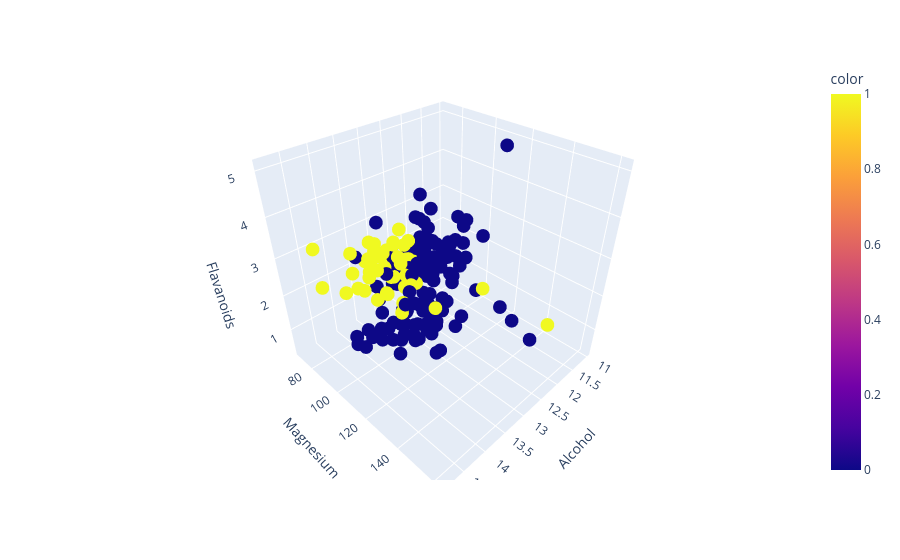

Notebook cell for this chart:
### Code cell
px.scatter_3d(df, x='Alcohol', y='Magnesium', z='Flavanoids', color=ag_pred)

### Figure 1 — Plotly figure (JSON) as saved in the notebook; plotly's stock layout.template omitted (floating-point values rounded to 4 significant figures; data arrays with more than 128 entries replaced by an {"elided": "..."} marker saying what was removed)
{"data": [{"hovertemplate": "Alcohol=%{x}<br>Magnesium=%{y}<br>Flavanoids=%{z}<br>color=%{marker.color}<extra></extra>", "legendgroup": "", "marker": {"color": {"elided": "178 int values"}, "coloraxis": "coloraxis", "symbol": "circle"}, "mode": "markers", "name": "", "scene": "scene", "showlegend": false, "type": "scatter3d", "x": {"elided": "178 float values"}, "y": {"elided": "178 int values"}, "z": {"elided": "178 float values"}}], "layout": {"coloraxis": {"colorbar": {"title": {"text": "color"}}, "colorscale": [[0, "#0d0887"], [0.1111, "#46039f"], [0.2222, "#7201a8"], [0.3333, "#9c179e"], [0.4444, "#bd3786"], [0.5556, "#d8576b"], [0.6667, "#ed7953"], [0.7778, "#fb9f3a"], [0.8889, "#fdca26"], [1, "#f0f921"]]}, "legend": {"tracegroupgap": 0}, "margin": {"t": 60}, "scene": {"domain": {"x": [0, 1], "y": [0, 1]}, "xaxis": {"title": {"text": "Alcohol"}}, "yaxis": {"title": {"text": "Magnesium"}}, "zaxis": {"title": {"text": "Flavanoids"}}}}}
